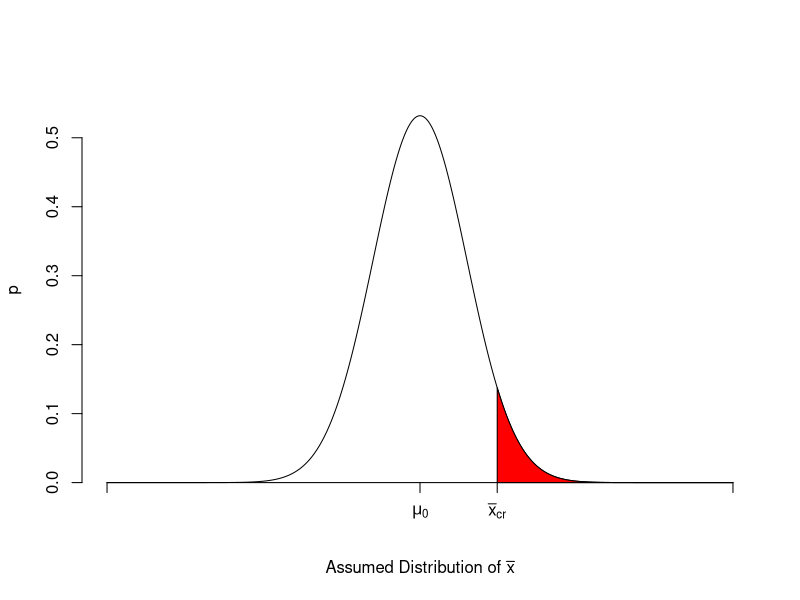

The R script that drew this image:
## ---- chunk 1
stdDev <- 0.75;
x <- seq(-5,5,by=0.01)
y <- dnorm(x,sd=stdDev)
right <- qnorm(0.95,sd=stdDev)
plot(x,y,type="l",xaxt="n",ylab="p",
       xlab=expression(paste('Assumed Distribution of ',bar(x))),
       axes=FALSE,ylim=c(0,max(y)*1.05),xlim=c(min(x),max(x)),
       frame.plot=FALSE)
axis(1,at=c(-5,right,0,5),
       pos = c(0,0),
       labels=c(expression(' '),expression(bar(x)[cr]),expression(mu[0]),expression(' ')))
axis(2)
xReject <- seq(right,5,by=0.01)
yReject <- dnorm(xReject,sd=stdDev)
polygon(c(xReject,xReject[length(xReject)],xReject[1]),
          c(yReject,0, 0), col='red')
